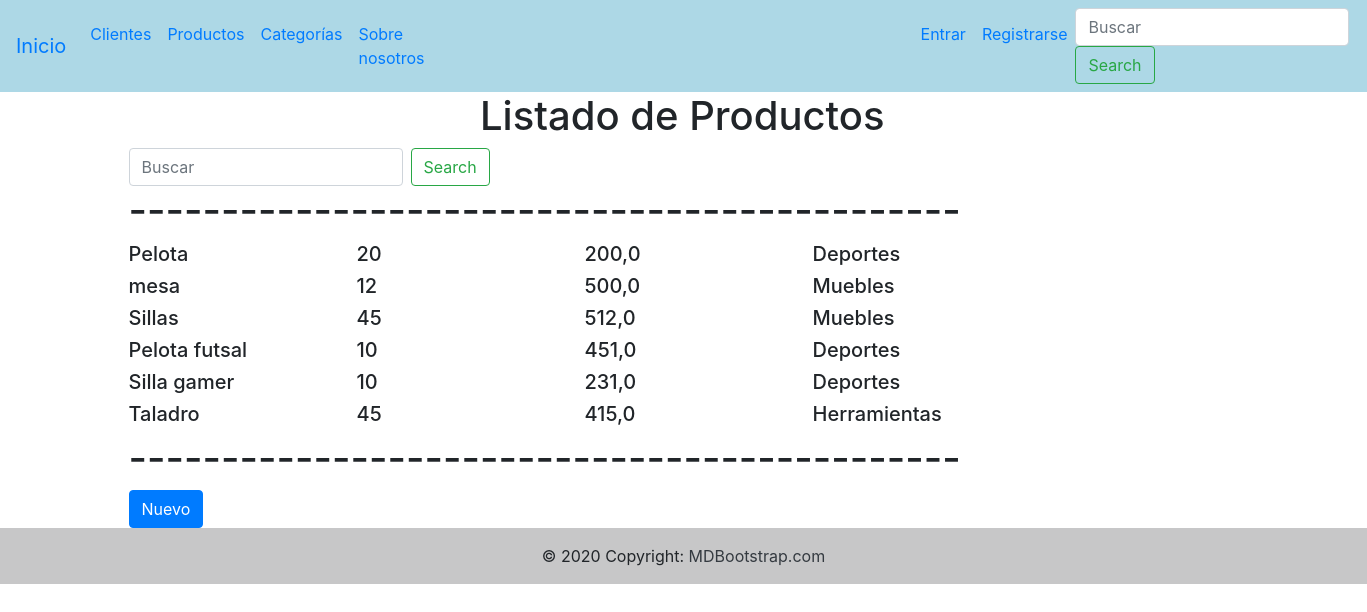
Before: /producto/lista_productos/ with the older database file.
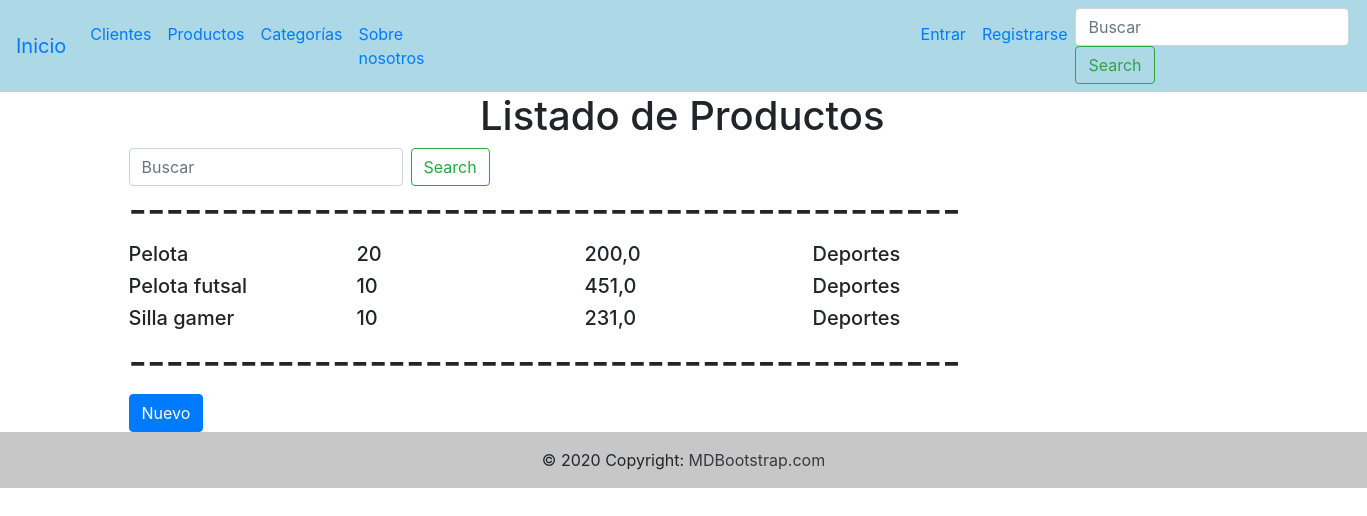
After: the same page with the newer database file.
### producto/models.py (models this page shows, shortened)
class Producto(models.Model):
    nombre=models.CharField(max_length=50)
    stock=models.IntegerField()
    precio=models.FloatField()
    categoria=models.ForeignKey(Categorias, on_delete=models.CASCADE)
    class Meta:
        verbose_name="Producto"
        verbose_name_plural="Productos"

### categorias/models.py (models this page shows)
class Categorias(models.Model):
     nombre=models.CharField(max_length=50)
     clasificacion=models.CharField(max_length=50)
     def __str__(self):
        return self.nombre

### producto/views.py (the view)
# urls.py: path('lista_productos/', views.lista_productos, name="lista_productos"),
def lista_productos(request):
    productos=Producto.objects.all()
    return render(request, "producto/list_producto.html",{"productos": productos})

### templates/producto/list_producto.html (shortened to what this page needs)
{% extends 'base.html' %}
{% block contenido %}
<h1 style="margin-left:30rem">Listado de Productos</h1>
<div class="container">
    <form class="form-inline my-2 my-lg-0" action = "/producto/buscar_producto/" method = "GET">
    <input class="form-control mr-sm-2" type="text" placeholder="Buscar" aria-label="Search" name = 'buscar'>
    <button class="btn btn-outline-success my-2 my-sm-0" type="submit">Search</button>
    </form>
</div>
<div class="container">
    <h1>---------------------------------------------</h1>
</div>
{% for producto in productos %}
    <div class="container">
        <div class="row">
            <div class="col-sm">
                   <h5>{{producto.nombre}}</h5>
            </div>
            <div class="col-sm">
                <h5>{{producto.stock}}</h5>
            </div>
            <div class="col-sm">
                <h5>{{producto.precio}}</h5>
            </div>
            <div class="col-sm">
                <h5>{{producto.categoria}}</h5>
            </div>
            <div class="col-sm">
            </div>
        </div>
    </div>
{% endfor %}
<div class="container">
    <h1>---------------------------------------------</h1>
    <a href="/producto/nuevo_producto/" class="btn btn-primary">Nuevo</a>
</div>
{% endblock %}

### templates/base.html (shortened to what this page needs)
<!DOCTYPE html>
<html lang="en">
<head>
    <link rel="stylesheet" href="https://cdn.jsdelivr.net/npm/bootstrap@4.6.1/dist/css/bootstrap.min.css"
>
</head>
<body>
    <nav class="navbar navbar-expand-lg navbar " style="background: lightblue;">
        <a class="navbar-brand" href="/">Inicio</a>
        <div class="collapse navbar-collapse" id="navbarSupportedContent">
            <ul class="navbar-nav mr-auto">
                <li class="nav-item active">
                    <a class="nav-link" href="/cliente/lista_clientes/">Clientes </a>
                </li>
                <li class="nav-item">
                    <a class="nav-link" href="/producto/lista_productos/">Productos</a>
                </li>
                <li class="nav-item">
                    <a class="nav-link" href="/categoria/categoria/">Categorías</a>
                </li>
                <li class="nav-item" style="margin-right: 30rem">
                    <a class="nav-link" href="/nosotros/">Sobre nosotros</a>
                </li>
                {% if request.user.is_authenticated %}
                <li class="nav-item">
                    <a class="nav-link">Usuario: {{user.username}}</a>
                </li>
                <li class="nav-item active">
                    <a class="nav-link" href="/usuario/salir/">Salir</a>
                </li>
                {% else %}
                <li class="nav-item active">
                    <a class="nav-link" href="/usuario/entrar/">Entrar</a>
                </li>
                <li class="nav-item active">
                    <a class="nav-link" href="/usuario/registrar/">Registrarse</a>
                </li>
                {% endif %}
            </ul>
            <form class="form-inline my-2 my-lg-0" action = "/cliente/buscar_cliente/" method = "GET">
                <input class="form-control mr-sm-2" type="text" placeholder="Buscar" aria-label="Search" name = 'buscar'>
                <button class="btn btn-outline-success my-2 my-sm-0" type="submit">Search</button>
            </form>
        </div>
    </nav>
    {% block contenido %}
    {% endblock %}
    <footer class="bg-light text-center text-lg-start">
        <div class="text-center p-3" style="background-color: rgba(0, 0, 0, 0.2);">
            © 2020 Copyright:
            <a class="text-dark" href="https://mdbootstrap.com/">MDBootstrap.com</a>
        </div>
    </footer>
</body>
</html>

Changed rows visible on the page:
removed Producto: nombre "mesa", stock "12", precio "500,0", categoria "Muebles"
removed Producto: nombre "Sillas", stock "45", precio "512,0", categoria "Muebles"
removed Producto: nombre "Taladro", stock "45", precio "415,0", categoria "Herramientas"
